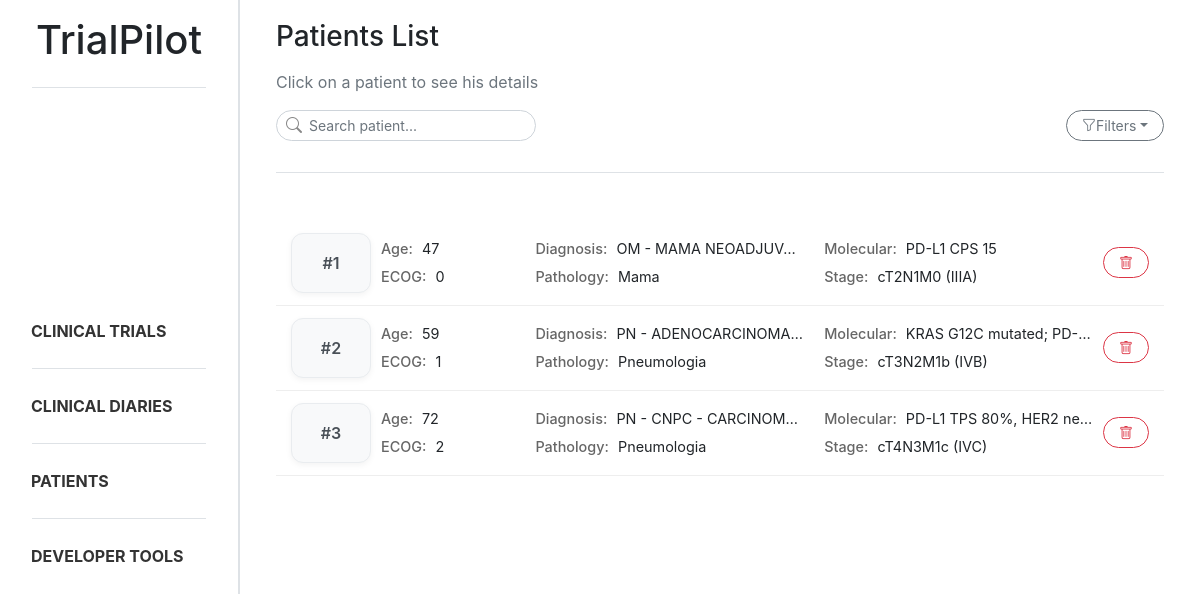
The app's page /patients/, older data.
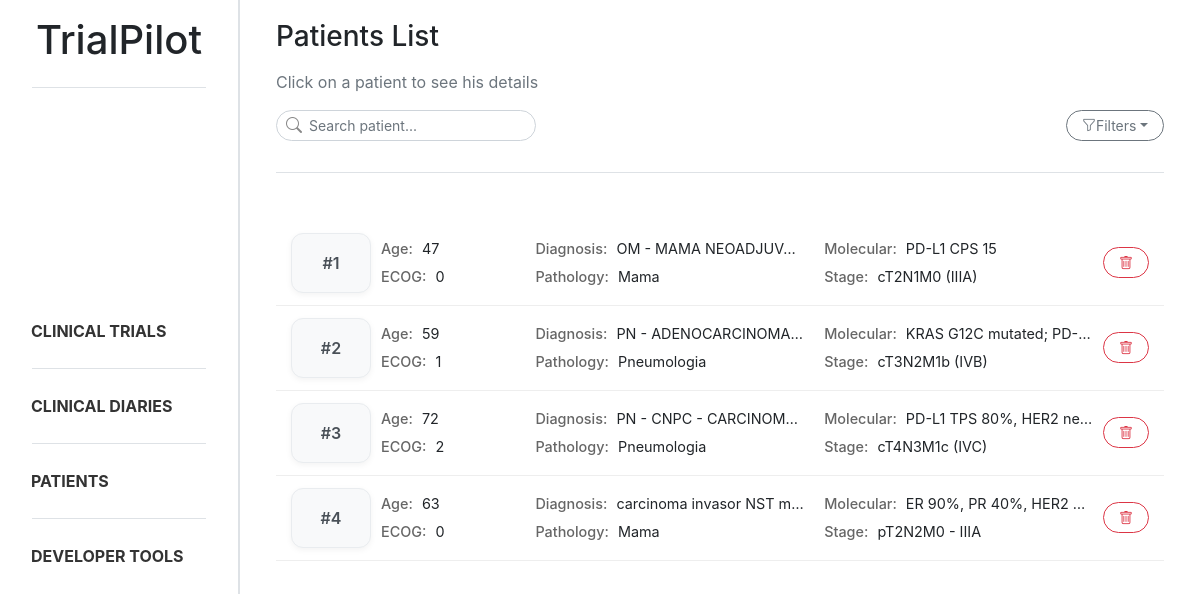
The same page, newer data.
### trialpilot/models.py (models this page shows, shortened)
class Patient_profile(models.Model):
    class GenderType(models.TextChoices):
        MALE = "male", "Male"
        FEMALE = "female", "Female"
    class pathologyGroupType(models.TextChoices):
        CABECAPESCOCO = "cabeca_pescoco", "Cabeça e Pescoço"
        DERMATOLOGIA = "dermatologia", "Dermatologia"
        DIGESTIVO = "digestivo", "Digestivo"
        GINECOLOGIA = "ginecologia", "Ginecologia"
        MAMA = "mama", "Mama"
        ONCOLOGIA_PEDIATRICA = "oncologia_pediatrica", "Oncologia Pediátrica"
        PELE = "pele", "Pele"
        PNEUMOLOGIA = "pneumologia", "Pneumologia"
        SNC = "snc", "Tumores do Sistema Nervoso Central"
        TNE = "tne", "Tumores Neuroendócrinos"
    document = models.ForeignKey(Document, on_delete=models.CASCADE, related_name="patient_profiles")
    age = models.IntegerField(null=True, blank=True)
    gender = models.CharField(max_length=10, choices=GenderType.choices, null=True, blank=True)
    ecog_ps = models.IntegerField(null=True, blank=True)
    diagnosis = models.CharField(max_length=255, null=True, blank=True)
    diagnosis_date = models.DateField(null=True, blank=True)
    molecular_status = models.CharField(max_length=255, null=True, blank=True)
    stage = models.CharField(max_length=50, null=True, blank=True)
    control = models.CharField(max_length=255, null=True, blank=True)
    created_at = models.DateTimeField(auto_now_add=True)
    pathology_group = models.CharField(max_length=255, null=True, blank=True, choices=pathologyGroupType.choices)

### trialpilot/views.py (the view, shortened to what this page needs)
# urls.py: path('patients/', patient_list, name='patient_list'),
def patient_list(request):
    search = request.GET.get("search", "").strip()
    stage = request.GET.get("stage", "").strip()
    molecular_status = request.GET.get("molecular_status", "").strip()
    pathology_group = request.GET.get("pathology_group", "")
    diagnosis = request.GET.get("diagnosis", "")
    patients = Patient_profile.objects.all()
    if stage:
        patients = patients.filter(stage__icontains=stage)
    if molecular_status:
        patients = patients.filter(molecular_status__icontains=molecular_status)
    if pathology_group:
        patients = patients.filter(
            pathology_group=pathology_group
        )
    if diagnosis:
        patients = patients.filter(
            diagnosis__icontains=diagnosis
        )
    patient_data = []
    for patient in patients:
        treatments = Treatment.objects.filter(patient=patient)
        analysis_qs = Analysis.objects.filter(patient=patient)
        patient.json_analysis = json.dumps(serialize_analysis(analysis_qs))
        patient_data.append((patient, treatments))
    for patient in patients:
        print("[PATIENT ANALYSIS]", patient.json_analysis)
    return render(request, 'trialpilot/patient_list.html', {
        'patient_data': patient_data,
        'search': search,
        'stage': stage,
        'molecular_status': molecular_status,
        'diagnosis_options': DIAGNOSIS_OPTIONS
    })

### trialpilot/views.py (called while the page is built)
def serialize_analysis(analysis_qs):
    if not analysis_qs:
        return {}
    result = {}
    for a in analysis_qs:
        result[a.name] = {
            "value": a.value,
            "unit": a.unit
        }
    return result

### trialpilot/templates/trialpilot/patient_list.html (shortened to what this page needs)
{% extends "trialpilot/base.html" %}
{% block content %}
<div class="d-flex flex-column mb-4 ml-3 mr-3">
    <h3 class="mb-3">Patients List</h3>
    <p class="text-muted">Click on a patient to see his details</p>
    <div class="d-flex justify-content-between align-items-center mb-3">
        <form method="GET">
            <div class="position-relative" style="width:260px">
                <i class="bi bi-search position-absolute"
                    style="left:10px; top:50%; transform:translateY(-50%); color:#888;"></i>
                <input type="text" name="search" class="form-control form-control-sm rounded-ui"
                    style="padding-left: 32px;" placeholder="Search patient...">
            </div>
        </form>
        <div class="dropdown me-2">
            <button class="btn btn-outline-secondary btn-sm rounded-ui dropdown-toggle d-flex align-items-center gap-2"
                type="button" data-bs-toggle="dropdown" aria-expanded="false">
                <i class="bi bi-funnel"></i>
                Filters
            </button>
        </div>
    </div>
    <div class="sidebar-divider mb-4"></div>
</div>
<div class="patient-list ml-3 mr-3">
    {% for patient, treatments in patient_data %}
    <div class="patient-card patient-card-trigger" data-id="{{ patient.id }}" data-age="{{ patient.age }}"
        data-gender="{{ patient.get_gender_display }}" data-ecog="{{ patient.ecog_ps }}" data-diagnosis="{{ patient.diagnosis }}"
        data-date="{{ patient.diagnosis_date }}" data-molecular="{{ patient.molecular_status }}"
        data-stage="{{ patient.stage }}" data-pathology_group="{{ patient.get_pathology_group_display }}" data-control="{{ patient.control }}" data-treatments='[
        {% for t in treatments %}
            {
                "name": "{{ t.treatment_name|escapejs }}",
                "start": "{{ t.start_date }}",
                "end": "{{ t.end_date|default:"Ongoing" }}"
            }{% if not forloop.last %},{% endif %}
        {% endfor %}
     ]' data-analysis='{{ patient.json_analysis|safe }}'>
        <div class="patient-layout">
            <div class="patient-id">
                #{{ patient.id }}
            </div>
            <div class="patient-grid">
                <div><strong>Age:</strong> {{ patient.age }}</div>
                <div><strong>Diagnosis:</strong> {{ patient.diagnosis }}</div>
                <div><strong>Molecular:</strong> {{ patient.molecular_status }}</div>
                <div><strong>ECOG:</strong> {{ patient.ecog_ps }}</div>
                <div><strong>Pathology:</strong> {{ patient.get_pathology_group_display }}</div>
                <div><strong>Stage:</strong> {{ patient.stage }}</div>
            </div>
            <div class="patient-actions">
                <button class="btn btn-outline-danger btn-sm reset-btn rounded-ui"
                    data-document-id="{{ patient.document.id }}" data-patient-id="{{ patient.id }}">
                    <i class="bi bi-trash"></i>
                </button>
            </div>
        </div>
    </div>
    {% endfor %}
</div>
{% endblock %}

Row changes from the older to the newer data that the page shows:
added Patient_profile: id "4", age "63", diagnosis "carcinoma invasor NST m…", molecular_status "ER 90%, PR 40%, HER2…", ecog_ps "0", pathology_group "Mama", stage "pT2N2M0 - IIIA"
